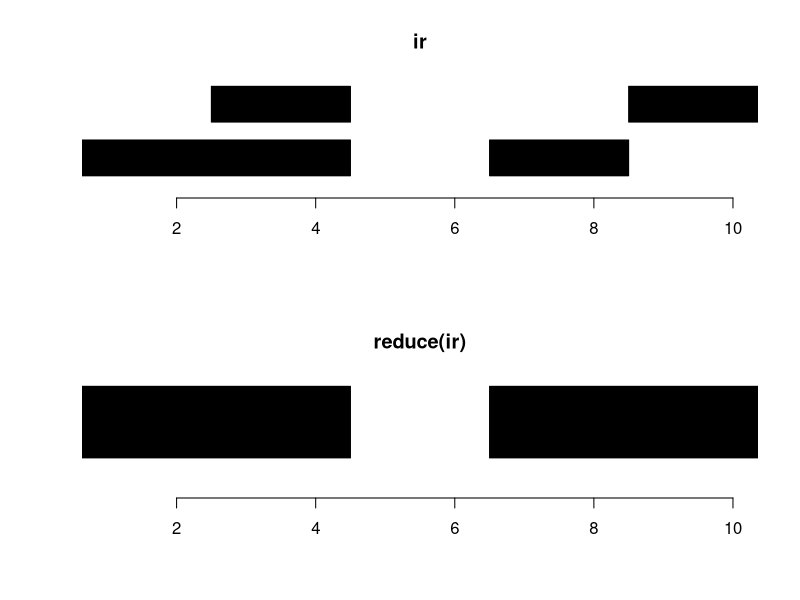
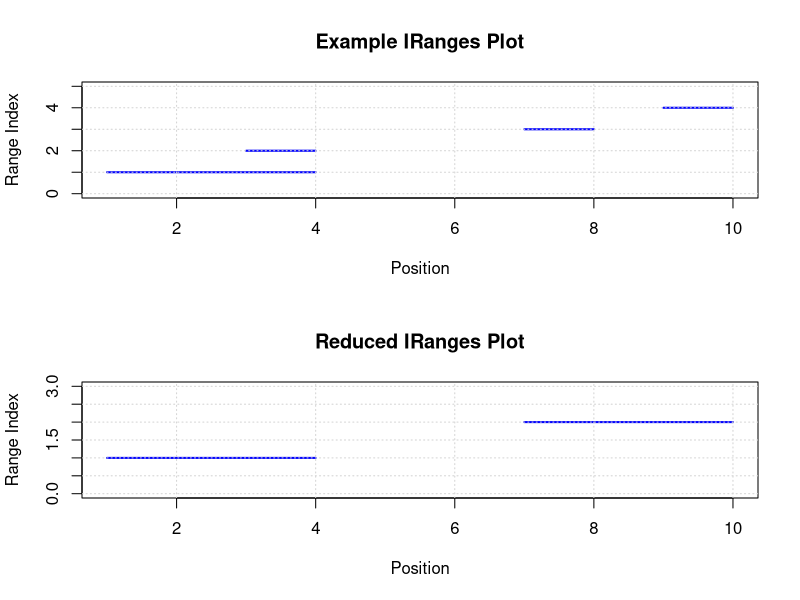
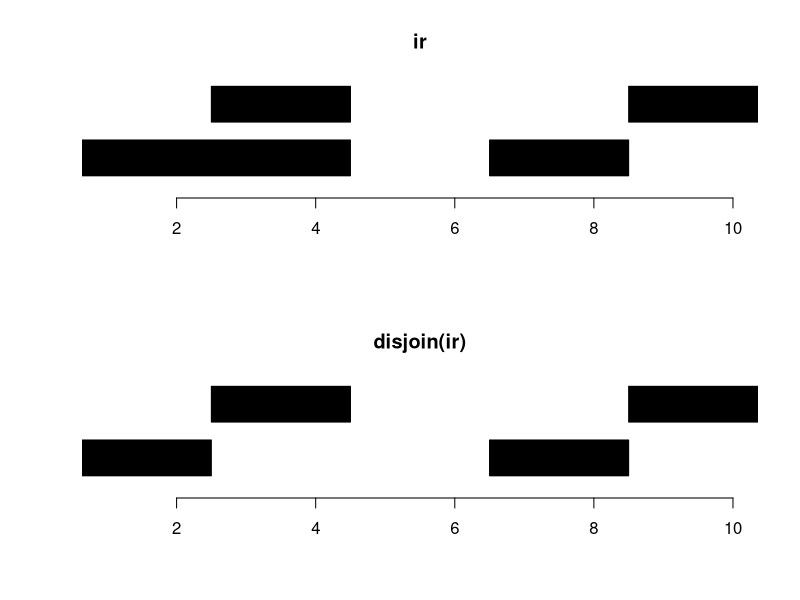

Here is the R script that generated these plots, in order:
## ---- chunk 1
knitr::opts_chunk$set(echo = TRUE)
## ---- chunk 2
# BiocManager::install("IRanges")

## ---- chunk 3
library(IRanges)

## ---- chunk 4
ir1 <- IRanges(start = c(1,3,5), end = c(3,5,7))
ir1

## ---- chunk 5
ir2 <- IRanges(start = c(1,3,5), width = 3)
ir2

## ---- chunk 6
start(ir1)

## ---- chunk 7
width(ir2) <- 1
ir2

## ---- chunk 8
names(ir1) <- paste("A", 1:3, sep = "")
ir1

## ---- chunk 9
length(ir1)

## ---- chunk 10
  # Integer indexing
  ir1[1]

  # Name indexing
  ir1["A1"]

## ---- chunk 11
c(ir1, ir2)

## ---- chunk 12
plotRanges <- function(x, xlim = x, main = deparse(substitute(x)),
                       col = "black", sep = 0.5, ...) {
  height <- 1
  if (is(xlim, "Ranges")) {
    xlim <- c(min(start(xlim)), max(end(xlim)))
  }
  bins <- disjointBins(IRanges(start(x), end(x) + 1))
  plot.new()
  plot.window(xlim, c(0, max(bins)*(height + sep)))
  ybottom <- bins * (sep + height) - height
  rect(start(x) - 0.5, ybottom, end(x) + 0.5, ybottom + height, col = col, ...)
  title(main)
  axis(1)
}

  # Display 2 plots one under the other
  par(mfrow = c(2,1))

## ---- chunk 13
  # Create an IRanges object
  ir<-IRanges(start = c(1,3,7,9),end = c(4,4,8,10))
## ---- chunk 14
plotRanges(ir)

## ---- chunk 15
reduce(ir)
plotRanges(reduce(ir))

## ---- chunk 16
plotIRanges <- function(iranges_obj, title = "IRanges Plot") {
  # Validate input
  if (!inherits(iranges_obj, "IRanges")) {
    stop("Input must be an IRanges object.")
  }
  
  # Extract start, end, and width
  starts <- start(iranges_obj)
  ends <- end(iranges_obj)
  widths <- width(iranges_obj)
  
  # Create a plot
  plot(
    NULL, xlim = c(min(starts), max(ends)), ylim = c(0, length(iranges_obj) + 1),
    xlab = "Position", ylab = "Range Index", main = title, type = "n"
  )
  
  # Add horizontal bars for each range
  for (i in seq_along(iranges_obj)) {
    segments(
      x0 = starts[i], x1 = ends[i], y0 = i, y1 = i,
      col = "blue", lwd = 2
    )
  }
  
  # Add grid for better visualization
  grid(nx = NULL, ny = NULL, col = "lightgray", lty = "dotted")
}

  # Display 2 plots one under the other
  par(mfrow = c(2,1))

## ---- chunk 17
  # Create an IRanges object
  example_ranges <- IRanges(start = c(1,3,7,9),end = c(4,4,8,10))
  reduced_ranges <- reduce(example_ranges)
## ---- chunk 18
plotIRanges(example_ranges, title = "Example IRanges Plot")
plotIRanges(reduced_ranges, title = "Reduced IRanges Plot")

## ---- chunk 19
plotRanges(ir)
plotRanges(disjoin(ir))

## ---- chunk 20
ir

## ---- chunk 21
resize(ir, width = 1, fix = "start")

## ---- chunk 22
resize(ir, width = 1, fix = "center")

## ---- chunk 23
ir1 <- IRanges(start = c(1, 3, 5), width = 1)
ir2 <- IRanges(start = c(4, 5, 6), width = 1)
ir1
ir2

## ---- chunk 24
union(ir1, ir2)

## ---- chunk 25
intersect(ir1, ir2)

## ---- chunk 26
ir1 <- IRanges(start = c(1,4,8), end = c(3,7,10))
ir2 <- IRanges(start = c(3,4), width = 3)
ir1
ir2

## ---- chunk 27
ov <- findOverlaps(ir1, ir2)
ov

## ---- chunk 28
ir1[1]
ir2[1]
## ---- chunk 29
queryHits(ov)

## ---- chunk 30
unique(queryHits(ov))

## ---- chunk 31
args(findOverlaps)

## ---- chunk 32
countOverlaps(ir1, ir2)

## ---- chunk 33
nearest(ir1, ir2)
